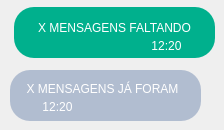
       <widget class="QWidget" name="pageMensagensMensais_4">
        <widget class="QWidget" name="mensagemEnvMensais_4" native="true">
         <property name="geometry">
          <rect>
           <x>14</x>
           <y>7</y>
           <width>201</width>
           <height>51</height>
          </rect>
         </property>
         <property name="styleSheet">
          <string notr="true">background-color: rgb(0, 176, 141);
border-radius:20%
</string>
         </property>
         <widget class="QLabel" name="textoHorarioMensais1_4">
          <property name="geometry">
           <rect>
            <x>127</x>
            <y>28</y>
            <width>51</width>
            <height>21</height>
           </rect>
          </property>
          <property name="styleSheet">
           <string notr="true">font: 87 6pt &quot;Arial Black&quot;;
color: rgb(255, 255, 255);
background:none;</string>
          </property>
          <property name="text">
           <string>12:20</string>
          </property>
          <property name="alignment">
           <set>Qt::AlignCenter</set>
          </property>
         </widget>
         <widget class="QLabel" name="label_37">
          <property name="geometry">
           <rect>
            <x>170</x>
            <y>30</y>
            <width>20</width>
            <height>16</height>
           </rect>
          </property>
          <property name="styleSheet">
           <string notr="true">image: url(:/pics/20x20/cil-check.png);
background:none;</string>
          </property>
          <property name="text">
           <string/>
          </property>
          <property name="alignment">
           <set>Qt::AlignCenter</set>
          </property>
         </widget>
         <widget class="QLabel" name="textoMsgFaltandoMensais_4">
          <property name="geometry">
           <rect>
            <x>10</x>
            <y>10</y>
            <width>181</width>
            <height>21</height>
           </rect>
          </property>
          <property name="styleSheet">
           <string notr="true">font: 87 6pt &quot;Arial Black&quot;;
color: rgb(255, 255, 255);
background:none;</string>
          </property>
          <property name="text">
           <string>X MENSAGENS FALTANDO</string>
          </property>
          <property name="alignment">
           <set>Qt::AlignCenter</set>
          </property>
         </widget>
        </widget>
        <widget class="QWidget" name="mensagemRecMensais_4" native="true">
         <property name="geometry">
          <rect>
           <x>10</x>
           <y>70</y>
           <width>191</width>
           <height>51</height>
          </rect>
         </property>
         <property name="styleSheet">
          <string notr="true">background-color: rgb(177, 189, 208);
border-radius:20%
</string>
         </property>
         <widget class="QLabel" name="label_38">
          <property name="geometry">
           <rect>
            <x>10</x>
            <y>30</y>
            <width>20</width>
            <height>16</height>
           </rect>
          </property>
          <property name="styleSheet">
           <string notr="true">image: url(:/pics/20x20/cil-x-circle.png);
background:none;</string>
          </property>
          <property name="text">
           <string/>
          </property>
          <property name="alignment">
           <set>Qt::AlignCenter</set>
          </property>
         </widget>
         <widget class="QLabel" name="textoHorarioMensais2_4">
          <property name="geometry">
           <rect>
            <x>22</x>
            <y>26</y>
            <width>51</width>
            <height>21</height>
           </rect>
          </property>
          <property name="styleSheet">
           <string notr="true">font: 87 6pt &quot;Arial Black&quot;;
color: rgb(255, 255, 255);
background:none;</string>
          </property>
          <property name="text">
           <string>12:20</string>
          </property>
          <property name="alignment">
           <set>Qt::AlignCenter</set>
          </property>
         </widget>
         <widget class="QLabel" name="textoMsgEnviadasMensais_4">
          <property name="geometry">
           <rect>
            <x>2</x>
            <y>8</y>
            <width>181</width>
            <height>21</height>
           </rect>
          </property>
          <property name="styleSheet">
           <string notr="true">font: 87 6pt &quot;Arial Black&quot;;
color: rgb(255, 255, 255);
background:none;</string>
          </property>
          <property name="text">
           <string>X MENSAGENS JÁ FORAM</string>
          </property>
          <property name="alignment">
           <set>Qt::AlignCenter</set>
          </property>
         </widget>
        </widget>
       </widget>
